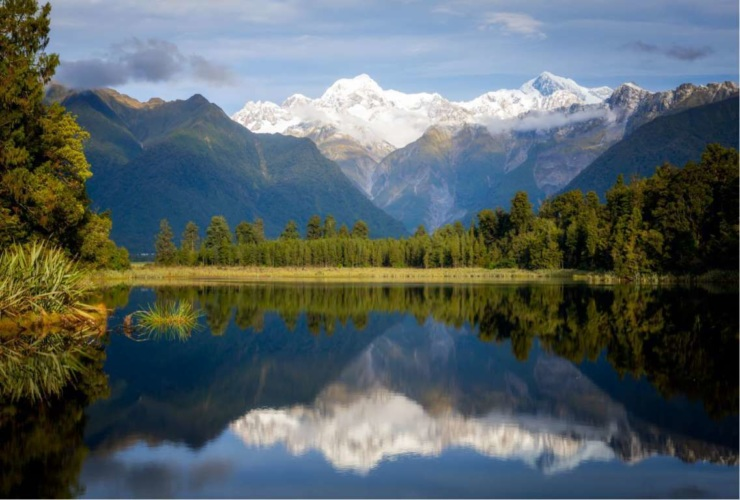
#> input picture Histogram_Equalize/lake_nz.jpg, 740 x 500 px
$ python histEqual.py
#> lines starting #> are read from the running program, lines starting #| are printed output that depends on the picture
# Histogram Equalization using built-in function
import cv2
import numpy as np
from matplotlib import pyplot as plt

img = cv2.imread("lake_nz.jpg")
#> img is the input picture: shape (500, 740, 3); mean B, G, R 99.5, 97.7, 86.6
r,g,b = cv2.split(img)
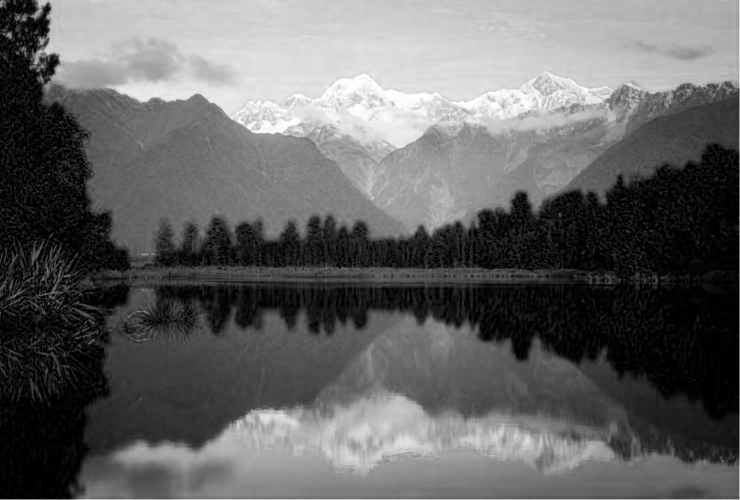
#> r: shape (500, 740); min 0, max 255, mean 99.5
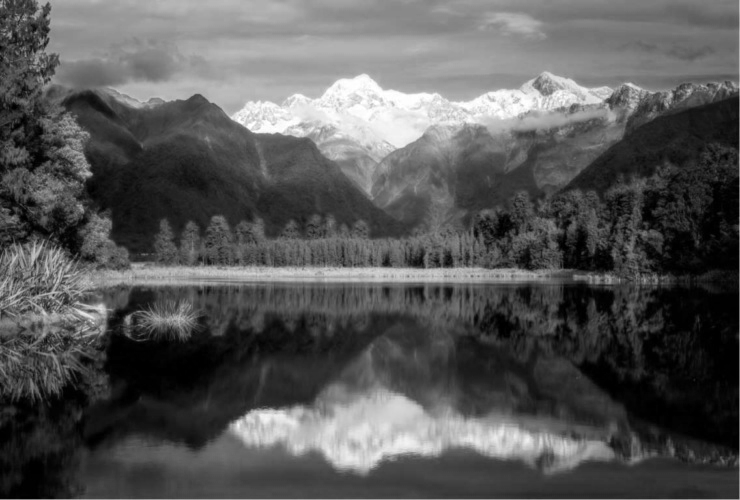
#> b: shape (500, 740); min 0, max 255, mean 86.6

"""
1. Function works only on 2d arrays/grayscale images.
2. Therefore we equalize 3 layers of the image and merge them to get equalization of
   original coloured image.
"""

R = cv2.equalizeHist(r)
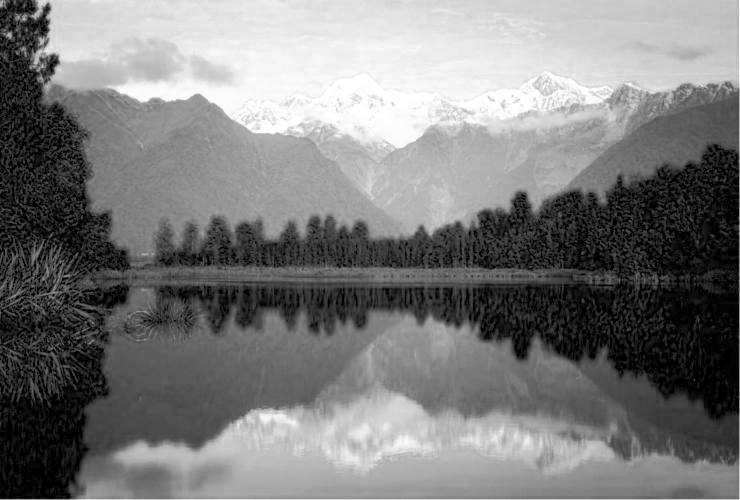
#> R: shape (500, 740); min 0, max 255, mean 122.8
G = cv2.equalizeHist(g)
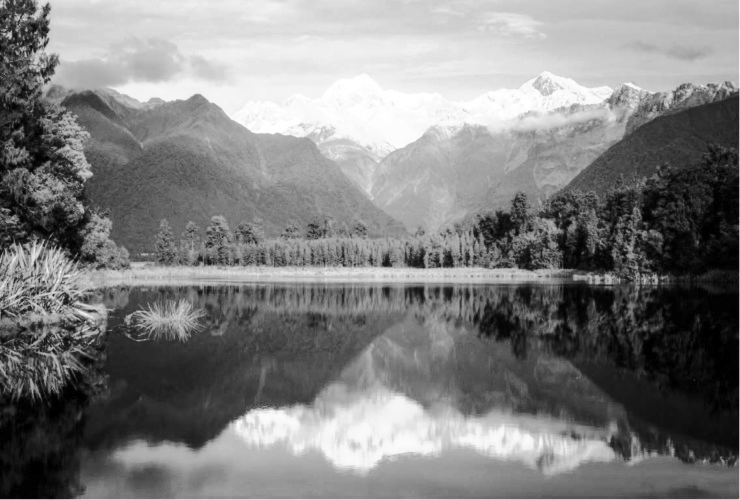
#> G: shape (500, 740); min 0, max 255, mean 127.5
B = cv2.equalizeHist(b)
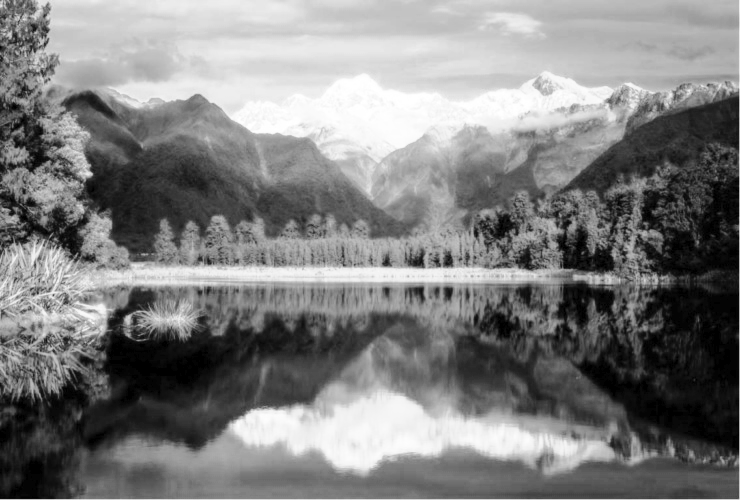
#> B: shape (500, 740); min 0, max 255, mean 126.6

# Merging R,G,B to get colour image
histEq = cv2.merge((R,G,B))
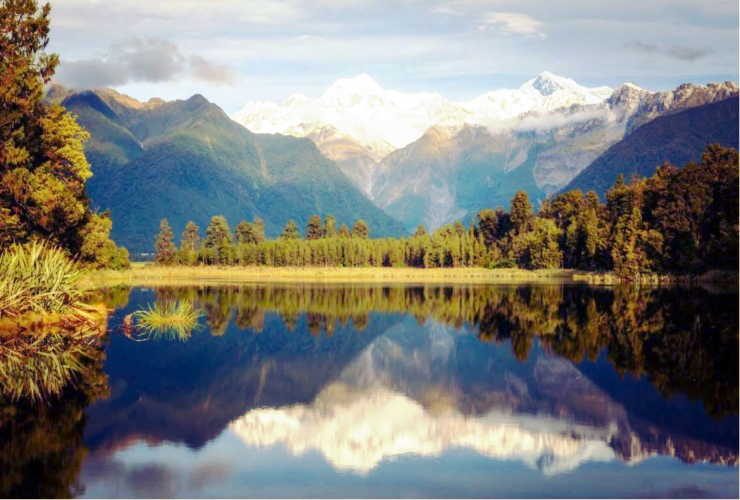
#> histEq: shape (500, 740, 3); mean B, G, R 122.8, 127.5, 126.6

# Getting frequency of each unique pixel value
pix, freq = np.unique(img, return_index=True)
#> pix = 256 values from 0 to 255; freq = 256 values, max 172013 at index 245, min 0 at index 78, mean 20821.9
Eq_pix, Eq_freq = np.unique(histEq, return_index=True)
#> Eq_pix = 252 values from 0 to 255; Eq_freq = 252 values, max 235366 at index 3, min 0 at index 103, mean 14105.3

cv2.imwrite('equalize1.jpg', histEq)
cv2.waitKey(0)
cv2.destroyAllWindows()

plt.plot(pix, freq)
plt.xlabel('pixel')
plt.ylabel('frequency')
plt.savefig('colorImg.png')
#> figure, not shown here; curve peaks at x = 245, y = 172013

plt.plot(Eq_pix, Eq_freq)
plt.xlabel('pixel')
plt.ylabel('frequency')
plt.savefig('equalized_color.png')
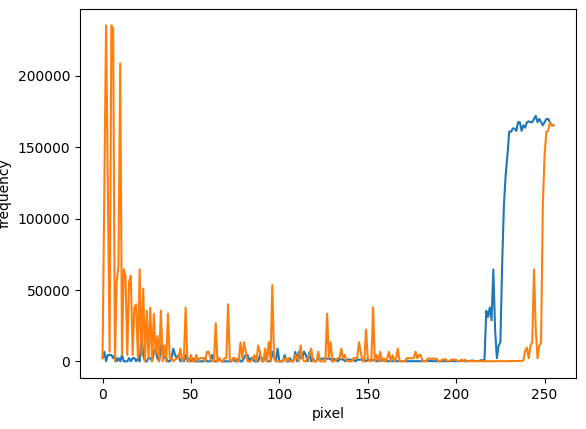
#> figure drawn by matplotlib, 1 panel; curve peaks at x = 245, y = 172013; curve peaks at x = 5, y = 235366
